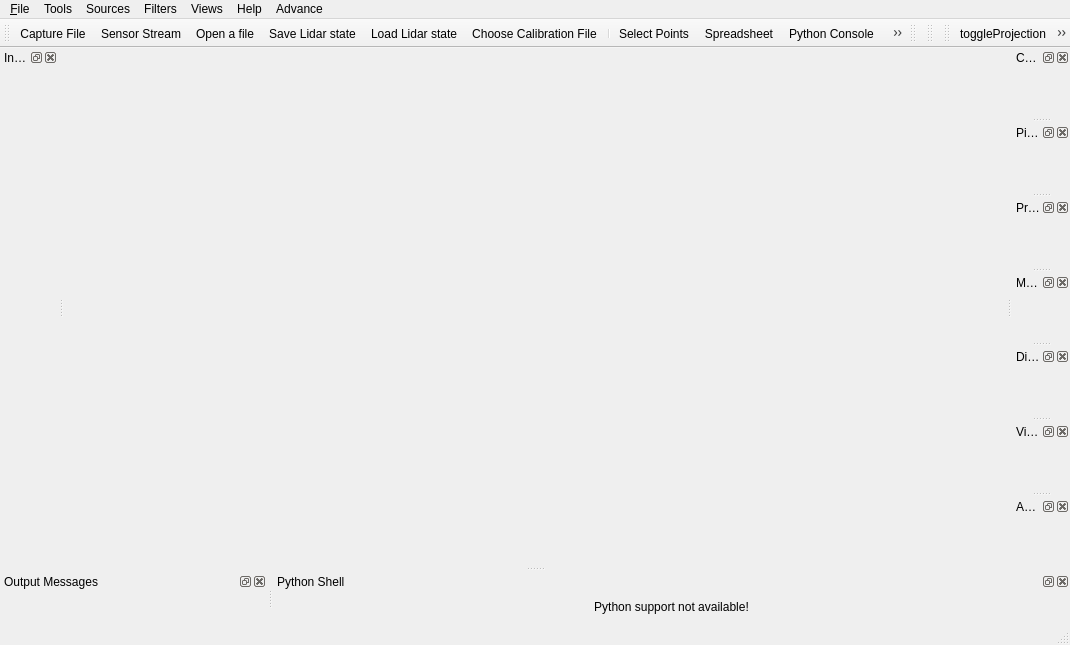
<?xml version="1.0" encoding="UTF-8"?>
<ui version="4.0">
 <class>LidarViewMainWindow</class>
 <widget class="QMainWindow" name="LidarViewMainWindow">
  <property name="geometry">
   <rect>
    <x>0</x>
    <y>0</y>
    <width>1070</width>
    <height>645</height>
   </rect>
  </property>
  <property name="acceptDrops">
   <bool>true</bool>
  </property>
  <property name="windowTitle">
   <string>MainWindow</string>
  </property>
  <property name="windowIcon">
   <iconset resource="Resources/lvResources.qrc">
    <normaloff>:/lvResources/Icons/logo.png</normaloff>:/lvResources/Icons/logo.png</iconset>
  </property>
  <widget class="QWidget" name="centralwidget">
   <property name="acceptDrops">
    <bool>true</bool>
   </property>
  </widget>
  <widget class="QMenuBar" name="menubar">
   <property name="geometry">
    <rect>
     <x>0</x>
     <y>0</y>
     <width>1070</width>
     <height>22</height>
    </rect>
   </property>
   <widget class="QMenu" name="menu_File">
    <property name="title">
     <string>&amp;File</string>
    </property>
    <widget class="QMenu" name="menuRecent_Files">
     <property name="title">
      <string>&amp;Recent Files</string>
     </property>
     <addaction name="separator"/>
     <addaction name="actionClear_Menu"/>
    </widget>
    <widget class="QMenu" name="menuSaveAs">
     <property name="title">
      <string>Save &amp;As</string>
     </property>
     <addaction name="actionSavePcap"/>
     <addaction name="actionSaveCSV"/>
     <addaction name="actionSavePCD"/>
     <addaction name="actionSavePLY"/>
     <addaction name="actionSaveLAS"/>
    </widget>
    <widget class="QMenu" name="menu_Open">
     <property name="title">
      <string>&amp;Open</string>
     </property>
     <addaction name="actionOpenPcap"/>
     <addaction name="actionOpen_Sensor_Stream"/>
     <addaction name="actionOpenFile"/>
     <addaction name="separator"/>
     <addaction name="actionChoose_Calibration_File"/>
    </widget>
    <addaction name="menu_Open"/>
    <addaction name="menuRecent_Files"/>
    <addaction name="separator"/>
    <addaction name="menuSaveAs"/>
    <addaction name="actionSaveScreenshot"/>
    <addaction name="separator"/>
    <addaction name="actionResetSession"/>
    <addaction name="separator"/>
    <addaction name="actionE_xit"/>
   </widget>
   <widget class="QMenu" name="menuTools">
    <property name="title">
     <string>Tools</string>
    </property>
    <addaction name="actionSpreadsheet"/>
    <addaction name="actionMeasurement_Grid"/>
    <addaction name="actionGrid_Properties"/>
    <addaction name="separator"/>
    <addaction name="actionChoose_Calibration_File"/>
    <addaction name="separator"/>
    <addaction name="actionPython_Console"/>
    <addaction name="actionShowErrorDialog"/>
   </widget>
   <widget class="QMenu" name="menuHelp">
    <property name="title">
     <string>Help</string>
    </property>
    <action name="actionResetDefaultSettings">
     <property name="text">
      <string>Reset LidarView settings</string>
     </property>
     <property name="iconText">
      <string>This will reset all LidarView settings by default</string>
     </property>
    </action>
    <addaction name="actionAbout_LidarView"/>
    <addaction name="actionHelpSupport"/>
    <addaction name="actionHelpSlam"/>
    <addaction name="separator"/>
    <addaction name="actionResetDefaultSettings"/>
    <addaction name="actionAdvanceFeature"/>
   </widget>
   <widget class="QMenu" name="menuViews">
    <property name="title">
     <string>Views</string>
    </property>
   </widget>
   <widget class="QMenu" name="menuFilters">
    <property name="title">
     <string>Filters</string>
    </property>
   </widget>
   <widget class="QMenu" name="menuSources">
    <property name="title">
     <string>Sources</string>
    </property>
   </widget>
   <widget class="QMenu" name="menuAdvance">
    <property name="title">
     <string>Advance</string>
    </property>
   </widget>
   <addaction name="menu_File"/>
   <addaction name="menuTools"/>
   <addaction name="menuSources"/>
   <addaction name="menuFilters"/>
   <addaction name="menuViews"/>
   <addaction name="menuHelp"/>
   <addaction name="menuAdvance"/>
  </widget>
  <widget class="lqStatusBar" name="statusbar"/>
  <widget class="QToolBar" name="toolBar">
   <property name="windowTitle">
    <string>Basic Controls</string>
   </property>
   <attribute name="toolBarArea">
    <enum>TopToolBarArea</enum>
   </attribute>
   <attribute name="toolBarBreak">
    <bool>false</bool>
   </attribute>
   <addaction name="actionOpenPcap"/>
   <addaction name="actionOpen_Sensor_Stream"/>
   <addaction name="actionOpenFile"/>
   <addaction name="actionSaveLidarState"/>
   <addaction name="actionLoadLidarState"/>
   <addaction name="actionChoose_Calibration_File"/>
   <addaction name="separator"/>
   <addaction name="actionSelect_Points"/>
   <addaction name="actionSpreadsheet"/>
   <addaction name="actionPython_Console"/>
   <addaction name="actionShowErrorDialog"/>
   <addaction name="actionEnableAdvancedArrays"/>
  </widget>
  <widget class="lqColorToolbar" name="colorToolBar">
   <property name="windowTitle">
    <string>Color Controls</string>
   </property>
   <attribute name="toolBarArea">
    <enum>TopToolBarArea</enum>
   </attribute>
   <attribute name="toolBarBreak">
    <bool>false</bool>
   </attribute>
  </widget>
  <widget class="pqCustomViewpointsToolbar" name="Custom Viewpoints Toolbar">
   <property name="windowTitle">
    <string>Custom Viewpoints</string>
   </property>
   <attribute name="toolBarArea">
    <enum>TopToolBarArea</enum>
   </attribute>
   <attribute name="toolBarBreak">
    <bool>false</bool>
   </attribute>
  </widget>
  <widget class="QToolBar" name="viewSettings">
   <property name="windowTitle">
    <string>View Controls</string>
   </property>
   <attribute name="toolBarArea">
    <enum>TopToolBarArea</enum>
   </attribute>
   <attribute name="toolBarBreak">
    <bool>false</bool>
   </attribute>
   <addaction name="actionToggleProjection"/>
   <addaction name="actionMeasure"/>
   <addaction name="actionPlaneFit"/>
   <addaction name="separator"/>
  </widget>
  <widget class="QDockWidget" name="colorMapEditorDock">
   <property name="windowTitle">
    <string>Color Map Editor</string>
   </property>
   <attribute name="dockWidgetArea">
    <number>2</number>
   </attribute>
   <widget class="pqColorMapEditor" name="colorMapEditorPanel"/>
  </widget>
  <widget class="QDockWidget" name="pipelineBrowserDock">
   <property name="features">
    <set>QDockWidget::AllDockWidgetFeatures</set>
   </property>
   <property name="windowTitle">
    <string>Pipeline Browser</string>
   </property>
   <attribute name="dockWidgetArea">
    <number>2</number>
   </attribute>
   <widget class="pqPipelineBrowserWidget" name="pipelineBrowser"/>
  </widget>
  <widget class="QDockWidget" name="propertiesDock">
   <property name="features">
    <set>QDockWidget::AllDockWidgetFeatures</set>
   </property>
   <property name="windowTitle">
    <string>Properties</string>
   </property>
   <attribute name="dockWidgetArea">
    <number>2</number>
   </attribute>
   <widget class="pqPropertiesPanel" name="propertiesPanel"/>
  </widget>
  <widget class="QDockWidget" name="memoryInspectorDock">
   <property name="windowTitle">
    <string>Memory Inspector</string>
   </property>
   <attribute name="dockWidgetArea">
    <number>2</number>
   </attribute>
   <widget class="pqMemoryInspectorPanel" name="memoryInspectorPanel"/>
  </widget>
  <widget class="QDockWidget" name="informationDock">
   <property name="windowTitle">
    <string>Information</string>
   </property>
   <attribute name="dockWidgetArea">
    <number>1</number>
   </attribute>
   <widget class="pqProxyInformationWidget" name="proxyInformationWidget"/>
  </widget>
  <widget class="QDockWidget" name="displayPropertiesDock">
   <property name="windowTitle">
    <string>Display</string>
   </property>
   <attribute name="dockWidgetArea">
    <number>2</number>
   </attribute>
   <widget class="pqPropertiesPanel" name="displayPropertiesPanel"/>
  </widget>
  <widget class="QDockWidget" name="viewPropertiesDock">
   <property name="windowTitle">
    <string>View</string>
   </property>
   <attribute name="dockWidgetArea">
    <number>2</number>
   </attribute>
   <widget class="pqPropertiesPanel" name="viewPropertiesPanel"/>
  </widget>
  <widget class="QDockWidget" name="viewAnimationDock">
   <property name="windowTitle">
    <string>Animation</string>
   </property>
   <attribute name="dockWidgetArea">
    <number>2</number>
   </attribute>
   <widget class="pqPVAnimationWidget" name="animationPanel"/>
  </widget>
  <widget class="QDockWidget" name="outputWidgetDock">
   <property name="floating">
    <bool>false</bool>
   </property>
   <property name="windowTitle">
    <string>Output Messages</string>
   </property>
   <attribute name="dockWidgetArea">
    <number>8</number>
   </attribute>
   <widget class="pqOutputWidget" name="outputWidget">
    <property name="settingsKey" stdset="0">
     <string>OutputMessages</string>
    </property>
   </widget>
  </widget>
  <widget class="QDockWidget" name="pythonShellDock">
   <property name="sizePolicy">
    <sizepolicy hsizetype="Preferred" vsizetype="MinimumExpanding">
     <horstretch>0</horstretch>
     <verstretch>0</verstretch>
    </sizepolicy>
   </property>
   <property name="floating">
    <bool>false</bool>
   </property>
   <property name="windowTitle">
    <string>Python Shell</string>
   </property>
   <attribute name="dockWidgetArea">
    <number>8</number>
   </attribute>
   <widget class="QWidget" name="pythonShellDummy">
    <property name="sizePolicy">
     <sizepolicy hsizetype="MinimumExpanding" vsizetype="MinimumExpanding">
      <horstretch>0</horstretch>
      <verstretch>0</verstretch>
     </sizepolicy>
    </property>
    <layout class="QHBoxLayout" name="horizontalLayout">
     <item>
      <widget class="QLabel" name="label">
       <property name="text">
        <string>Python support not available!</string>
       </property>
       <property name="alignment">
        <set>Qt::AlignCenter</set>
       </property>
      </widget>
     </item>
    </layout>
   </widget>
  </widget>
  <action name="actionE_xit">
   <property name="text">
    <string>E&amp;xit</string>
   </property>
   <property name="statusTip">
    <string>Exit Application</string>
   </property>
   <property name="shortcut">
    <string>Ctrl+Q</string>
   </property>
  </action>
  <action name="actionOpenPcap">
   <property name="icon">
    <iconset resource="Resources/lvResources.qrc">
     <normaloff>:/lvResources/Icons/WiresharkDoc-128.png</normaloff>:/lvResources/Icons/WiresharkDoc-128.png</iconset>
   </property>
   <property name="text">
    <string>&amp;Capture File...</string>
   </property>
   <property name="toolTip">
    <string>Open a Wireshark-format capture file with data collected from a lidar sensor</string>
   </property>
   <property name="statusTip">
    <string>Open Data File</string>
   </property>
   <property name="shortcut">
    <string>Ctrl+P</string>
   </property>
  </action>
  <action name="actionOpenFile">
   <property name="icon">
    <iconset>
     <normaloff>:/pqWidgets/Icons/pqOpen.svg</normaloff>:/pqWidgets/Icons/pqOpen.svg</iconset>
   </property>
   <property name="text">
    <string>Open a file</string>
   </property>
   <property name="statusTip">
    <string>Open Data File</string>
   </property>
   <property name="shortcut">
    <string>Ctrl+O</string>
   </property>
  </action>
  <action name="actionSelect_Points">
   <property name="checkable">
    <bool>true</bool>
   </property>
   <property name="icon">
    <iconset resource="Resources/lvResources.qrc">
     <normaloff>:/lvResources/Icons/pqFrustumSelectionPoint24.png</normaloff>:/lvResources/Icons/pqFrustumSelectionPoint24.png</iconset>
   </property>
   <property name="text">
    <string>Select Points</string>
   </property>
   <property name="toolTip">
    <string>Select Points</string>
   </property>
  </action>
  <action name="actionSpreadsheet">
   <property name="checkable">
    <bool>true</bool>
   </property>
   <property name="icon">
    <iconset resource="Resources/lvResources.qrc">
     <normaloff>:/lvResources/Icons/pqSpreadsheet16.png</normaloff>:/lvResources/Icons/pqSpreadsheet16.png</iconset>
   </property>
   <property name="text">
    <string>Spreadsheet</string>
   </property>
   <property name="toolTip">
    <string>Spreadsheet</string>
   </property>
   <property name="shortcut">
    <string>Ctrl+T</string>
   </property>
  </action>
  <action name="actionOpen_Sensor_Stream">
   <property name="icon">
    <iconset>
     <normaloff>:/lvResources/Icons/lidar.png</normaloff>:/lvResources/Icons/lidar.png</iconset>
   </property>
   <property name="text">
    <string>Sensor &amp;Stream...</string>
   </property>
  </action>
  <action name="actionSaveLidarState">
   <property name="icon">
    <iconset resource="../../LVCore/Qt/ApplicationComponents/lqResources.qrc">
     <normaloff>:/lqResources/Icons/pqSaveState.png</normaloff>:/lqResources/Icons/pqSaveState.png</iconset>
   </property>
   <property name="text">
    <string>Save Lidar state</string>
   </property>
  </action>
  <action name="actionLoadLidarState">
   <property name="icon">
    <iconset resource="../../LVCore/Qt/ApplicationComponents/lqResources.qrc">
     <normaloff>:/lqResources/Icons/pqLoadState.png</normaloff>:/lqResources/Icons/pqLoadState.png</iconset>
   </property>
   <property name="text">
    <string>Load Lidar state</string>
   </property>
  </action>
  <action name="actionChoose_Calibration_File">
   <property name="icon">
    <iconset>
     <normaloff>:/lvResources/Icons/calibrate.png</normaloff>:/lvResources/Icons/calibrate.png</iconset>
   </property>
   <property name="text">
    <string>Choose &amp;Calibration File...</string>
   </property>
  </action>
  <action name="actionPause">
   <property name="icon">
    <iconset>
     <normaloff>:/lvResources/Icons/media-playback-pause.png</normaloff>:/lvResources/Icons/media-playback-pause.png</iconset>
   </property>
   <property name="text">
    <string>Pause</string>
   </property>
   <property name="shortcut">
    <string>Space</string>
   </property>
  </action>
  <action name="actionPython_Console">
   <property name="icon">
    <iconset resource="Resources/lvResources.qrc">
     <normaloff>:/lvResources/Icons/python_logo_124.png</normaloff>:/lvResources/Icons/python_logo_124.png</iconset>
   </property>
   <property name="text">
    <string>Python Console</string>
   </property>
   <property name="shortcut">
    <string>F8</string>
   </property>
  </action>
  <action name="actionResetSession">
   <property name="text">
    <string>Reset Session</string>
   </property>
   <property name="toolTip">
    <string>Reset Session</string>
   </property>
   <property name="shortcut">
    <string>Ctrl+W</string>
   </property>
  </action>
  <action name="actionMeasurement_Grid">
   <property name="checkable">
    <bool>true</bool>
   </property>
   <property name="checked">
    <bool>true</bool>
   </property>
   <property name="text">
    <string>Measurement Grid</string>
   </property>
   <property name="shortcut">
    <string>Ctrl+G</string>
   </property>
  </action>
  <action name="actionSaveScreenshot">
   <property name="text">
    <string>Save &amp;Screenshot...</string>
   </property>
  </action>
  <action name="actionSaveCSV">
   <property name="icon">
    <iconset>
     <normaloff>:/lvResources/Icons/csv.png</normaloff>:/lvResources/Icons/csv.png</iconset>
   </property>
   <property name="text">
    <string>Save &amp;CSV...</string>
   </property>
  </action>
  <action name="actionGrid_Properties">
   <property name="text">
    <string>Grid Properties</string>
   </property>
  </action>
  <action name="actionSavePcap">
   <property name="icon">
    <iconset>
     <normaloff>:/lvResources/Icons/WiresharkDoc-128.png</normaloff>:/lvResources/Icons/WiresharkDoc-128.png</iconset>
   </property>
   <property name="text">
    <string>Save PCAP...</string>
   </property>
   <property name="iconText">
    <string>Save PCAP</string>
   </property>
   <property name="toolTip">
    <string>Save PCAP</string>
   </property>
  </action>
  <action name="actionSavePCD">
   <property name="text">
    <string>Save PCD...</string>
   </property>
   <property name="iconText">
    <string>Save PCD</string>
   </property>
   <property name="toolTip">
    <string>Save PCD</string>
   </property>
  </action>
  <action name="actionSavePLY">
   <property name="text">
    <string>Save PLY...</string>
   </property>
   <property name="iconText">
    <string>Save PLY</string>
   </property>
   <property name="toolTip">
    <string>Save PLY</string>
   </property>
  </action>
  <action name="actionSaveLAS">
   <property name="icon">
    <iconset resource="Resources/lvResources.qrc">
     <normaloff>:/lvResources/Icons/las.png</normaloff>:/lvResources/Icons/las.png</iconset>
   </property>
   <property name="text">
    <string>Save LAS...</string>
   </property>
   <property name="iconText">
    <string>Save LAS</string>
   </property>
   <property name="toolTip">
    <string>Save LAS</string>
   </property>
  </action>
  <action name="actionAbout_LidarView">
   <property name="text">
    <string>About ...</string>
   </property>
  </action>
  <action name="actionHelpSupport">
   <property name="text">
    <string>Professional Support</string>
   </property>
  </action>
  <action name="actionHelpSlam">
   <property name="text">
    <string>How to SLAM</string>
   </property>
  </action>
  <action name="actionRecent_file1">
   <property name="text">
    <string>recent_file1</string>
   </property>
  </action>
  <action name="actionRecent_file2">
   <property name="text">
    <string>recent_file2</string>
   </property>
  </action>
  <action name="actionRecent_file3">
   <property name="text">
    <string>recent_file3</string>
   </property>
  </action>
  <action name="actionRecent_file4">
   <property name="text">
    <string>recent_file4</string>
   </property>
  </action>
  <action name="actionRecent_file5">
   <property name="text">
    <string>recent_file5</string>
   </property>
  </action>
  <action name="actionClear_Menu">
   <property name="text">
    <string>Clear Menu</string>
   </property>
  </action>
  <action name="actionToggleProjection">
   <property name="checkable">
    <bool>true</bool>
   </property>
   <property name="icon">
    <iconset resource="Resources/lvResources.qrc">
     <normaloff>:/lvResources/Icons/ViewOrtho.png</normaloff>
     <normalon>:/lvResources/Icons/ViewPerspective.png</normalon>:/lvResources/Icons/ViewOrtho.png</iconset>
   </property>
   <property name="text">
    <string>toggleProjection</string>
   </property>
   <property name="toolTip">
    <string>Toggle between projective and orthogonal view</string>
   </property>
  </action>
  <action name="actionMeasure">
   <property name="checkable">
    <bool>false</bool>
   </property>
   <property name="icon">
    <iconset resource="Resources/lvResources.qrc">
     <normaloff>:/lvResources/Icons/Measurements.png</normaloff>:/lvResources/Icons/Measurements.png</iconset>
   </property>
   <property name="text">
    <string>Advanced Selection and Measurement options</string>
   </property>
   <property name="toolTip">
    <string>Advanced Selection and Measurement options</string>
   </property>
  </action>
  <action name="actionPlaneFit">
   <property name="icon">
    <iconset resource="Resources/lvResources.qrc">
     <normaloff>:/lvResources/Icons/planefit.png</normaloff>:/lvResources/Icons/planefit.png</iconset>
   </property>
   <property name="text">
    <string>Plane Fit</string>
   </property>
   <property name="toolTip">
    <string>Plane Fit to selection</string>
   </property>
  </action>
  <action name="actionGPSApply">
   <property name="checkable">
    <bool>true</bool>
   </property>
   <property name="icon">
    <iconset resource="Resources/lvResources.qrc">
     <normaloff>:/lvResources/Icons/location.png</normaloff>:/lvResources/Icons/location.png</iconset>
   </property>
   <property name="text">
    <string>GPSApply</string>
   </property>
   <property name="toolTip">
    <string>Apply geolocation</string>
   </property>
  </action>
  <action name="actionAbsolute">
   <property name="checkable">
    <bool>true</bool>
   </property>
   <property name="icon">
    <iconset resource="Resources/lvResources.qrc">
     <normaloff>:/lvResources/Icons/absolute.png</normaloff>:/lvResources/Icons/absolute.png</iconset>
   </property>
   <property name="text">
    <string>absolute</string>
   </property>
   <property name="toolTip">
    <string>Geolocation in absolute coordinates</string>
   </property>
  </action>
  <action name="actionPersisting_Grid_Properties">
   <property name="checkable">
    <bool>true</bool>
   </property>
   <property name="enabled">
    <bool>false</bool>
   </property>
   <property name="text">
    <string>Persisting Grid Properties</string>
   </property>
  </action>
  <action name="actionShowErrorDialog">
   <property name="icon">
    <iconset resource="Resources/lvResources.qrc">
     <normaloff>:/lvResources/Icons/errorConsole.png</normaloff>:/lvResources/Icons/errorConsole.png</iconset>
   </property>
   <property name="text">
    <string>Error Console</string>
   </property>
   <property name="toolTip">
    <string>Show the error console.</string>
   </property>
  </action>
  <action name="actionEnableAdvancedArrays">
   <property name="icon">
    <iconset resource="../../LVCore/Qt/ApplicationComponents/lqResources.qrc">
     <normaloff>:/lqResources/Icons/EnableAdvancedArrays.png</normaloff>:/lqResources/Icons/EnableAdvancedArrays.png</iconset>
   </property>
   <property name="text">
    <string>Enable Advanced Arrays</string>
   </property>
   <property name="toolTip">
    <string>Enable the interpreter's advanced arrays.</string>
   </property>
  </action>
  <action name="actionAdvanceFeature">
   <property name="checkable">
    <bool>true</bool>
   </property>
   <property name="checked">
    <bool>true</bool>
   </property>
   <property name="text">
    <string>Advance Feature</string>
   </property>
  </action>
 </widget>
 <customwidgets>
  <customwidget>
   <class>pqCustomViewpointsToolbar</class>
   <extends>QToolBar</extends>
   <header>pqCustomViewpointsToolbar.h</header>
  </customwidget>
  <customwidget>
   <class>lqColorToolbar</class>
   <extends>QToolBar</extends>
   <header>lqColorToolbar.h</header>
  </customwidget>
  <customwidget>
   <class>pqColorMapEditor</class>
   <extends>QWidget</extends>
   <header>pqColorMapEditor.h</header>
   <container>1</container>
  </customwidget>
  <customwidget>
   <class>pqPipelineBrowserWidget</class>
   <extends>QWidget</extends>
   <header>pqPipelineBrowserWidget.h</header>
   <container>1</container>
  </customwidget>
  <customwidget>
   <class>lqStatusBar</class>
   <extends>QStatusBar</extends>
   <header>lqStatusBar.h</header>
  </customwidget>
  <customwidget>
   <class>pqPropertiesPanel</class>
   <extends>QWidget</extends>
   <header>pqPropertiesPanel.h</header>
   <container>1</container>
  </customwidget>
  <customwidget>
   <class>pqProxyInformationWidget</class>
   <extends>QWidget</extends>
   <header>pqProxyInformationWidget.h</header>
   <container>1</container>
  </customwidget>
  <customwidget>
   <class>pqMemoryInspectorPanel</class>
   <extends>QWidget</extends>
   <header>pqMemoryInspectorPanel.h</header>
   <container>1</container>
  </customwidget>
  <customwidget>
   <class>pqPVAnimationWidget</class>
   <extends>QWidget</extends>
   <header>pqPVAnimationWidget.h</header>
   <container>1</container>
  </customwidget>
  <customwidget>
   <class>pqOutputWidget</class>
   <extends>QWidget</extends>
   <header>pqOutputWidget.h</header>
  </customwidget>
 </customwidgets>
 <resources>
  <include location="Resources/lvResources.qrc"/>
  <include location="../../LVCore/Qt/ApplicationComponents/lqResources.qrc"/>
 </resources>
 <connections>
  <connection>
   <sender>actionE_xit</sender>
   <signal>triggered()</signal>
   <receiver>LidarViewMainWindow</receiver>
   <slot>close()</slot>
   <hints>
    <hint type="sourcelabel">
     <x>-1</x>
     <y>-1</y>
    </hint>
    <hint type="destinationlabel">
     <x>399</x>
     <y>299</y>
    </hint>
   </hints>
  </connection>
 </connections>
</ui>
